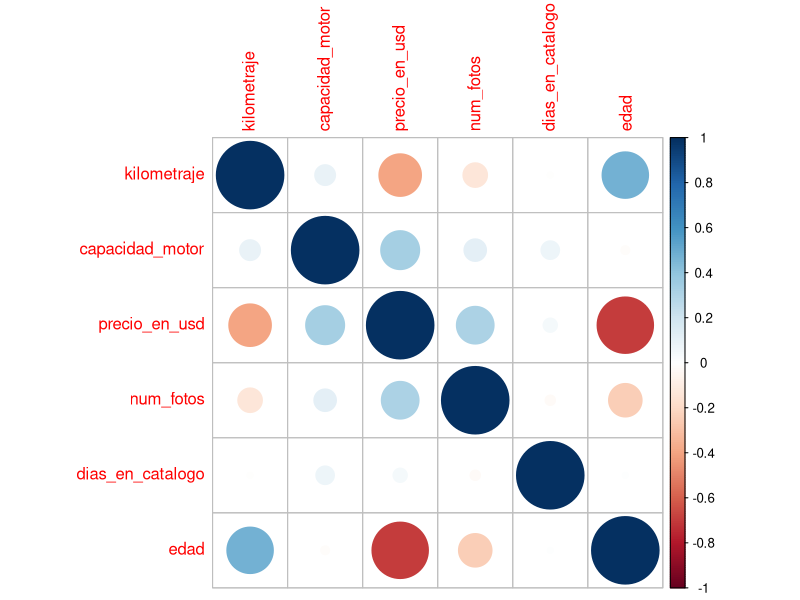
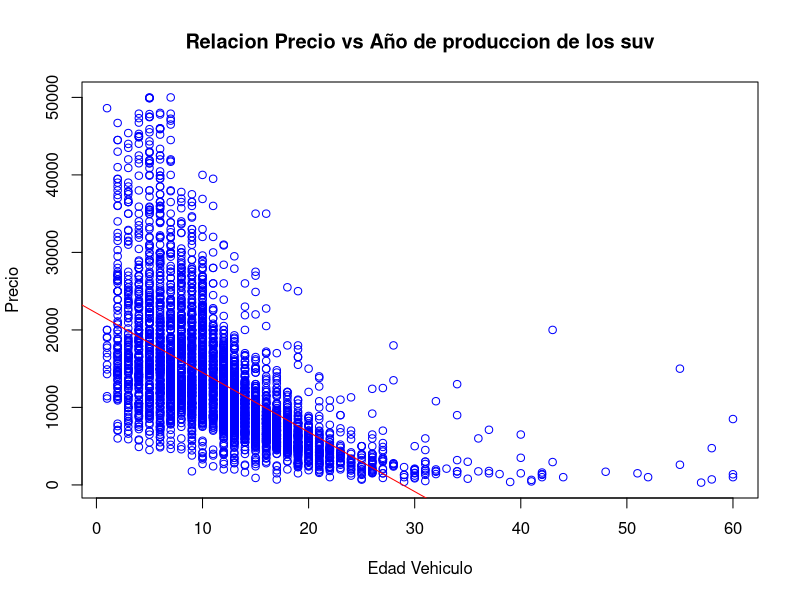
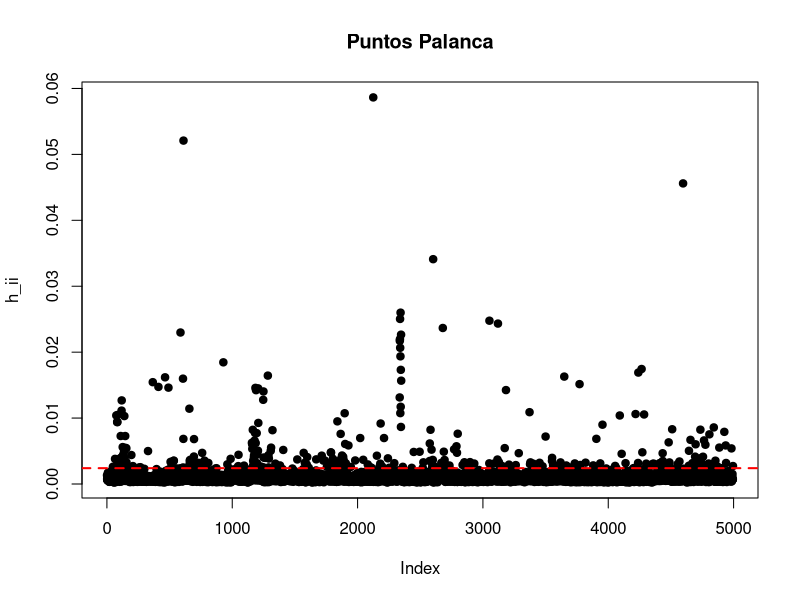
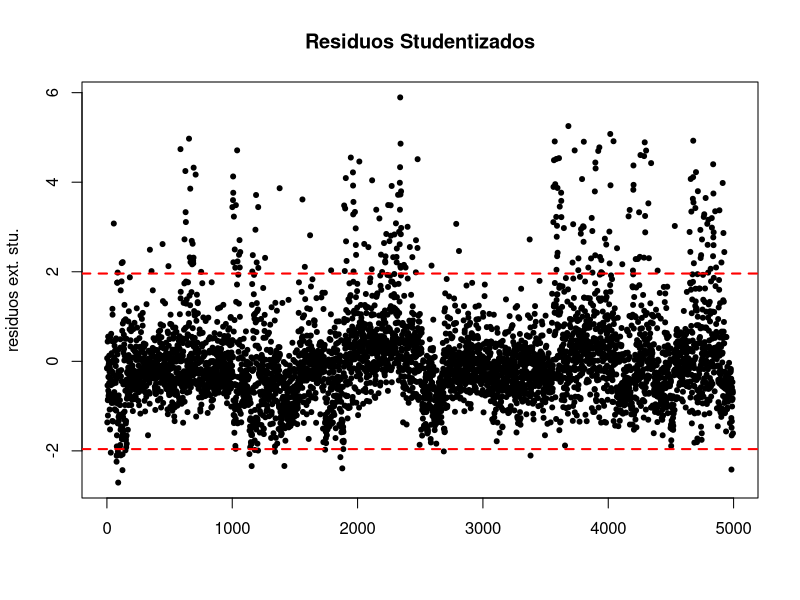
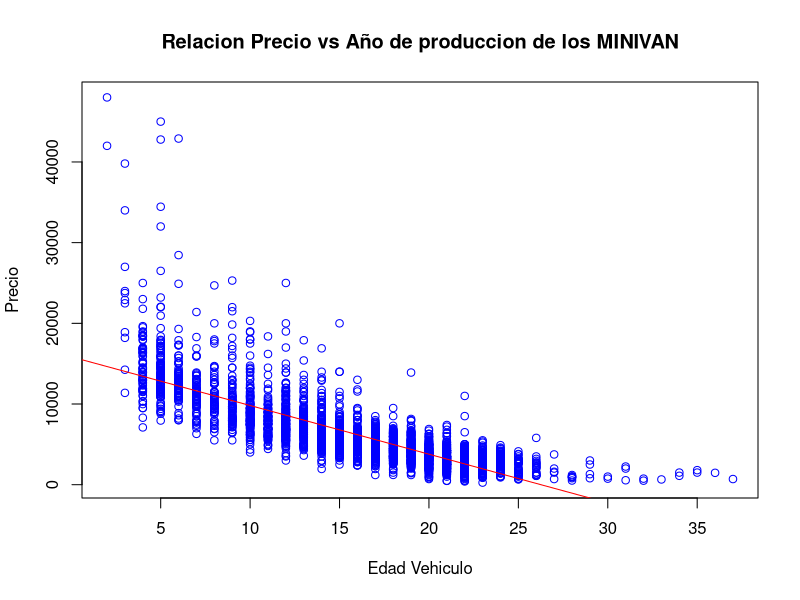
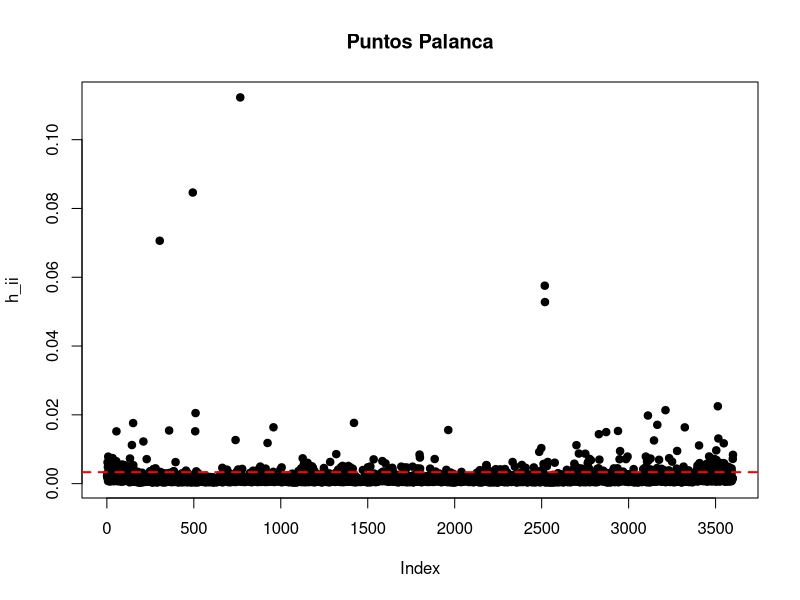
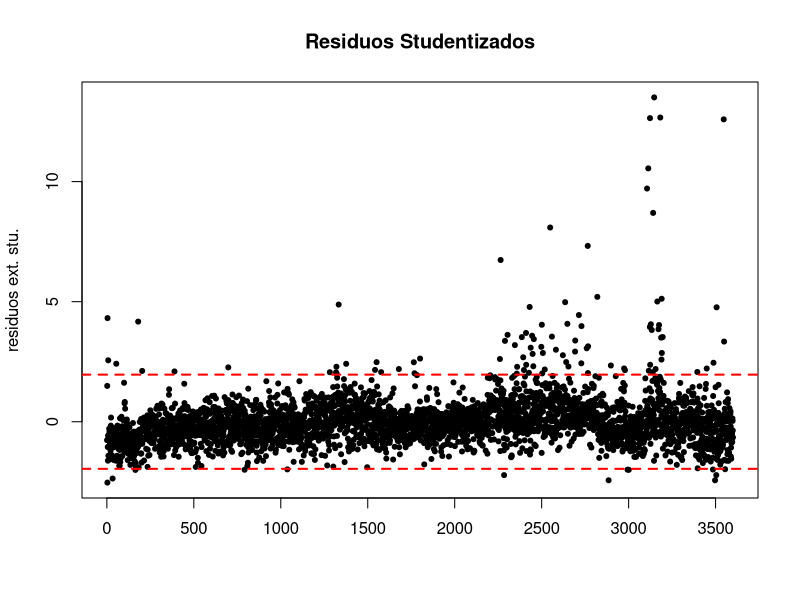
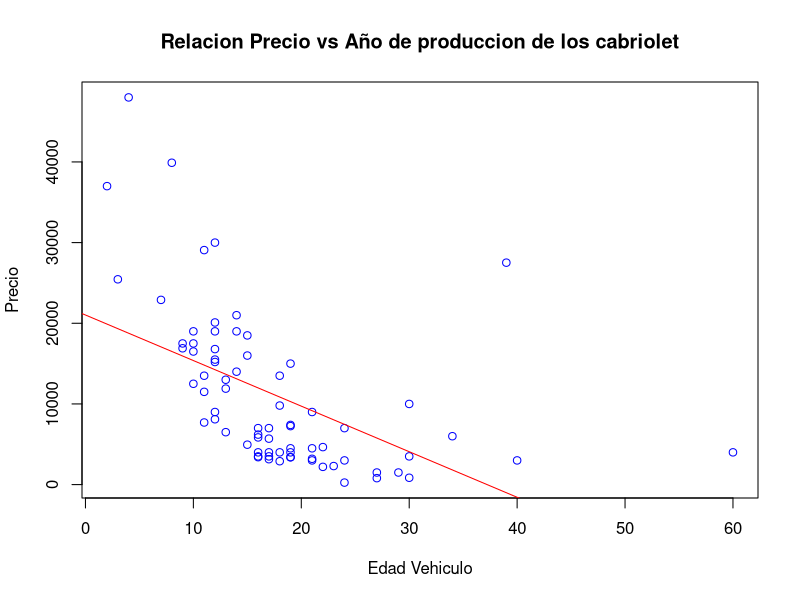

Recreate these plots in R, in order. (Note: this script raises an error after producing the figures.)
library(tseries)
require(GGally)
library(lmtest)
library(dplyr)
require(MASS)
library(tidyr) 
library(readxl)
library(car)
library(dplyr)
require(corrplot)
library(tidyverse)

datos_limpios <- read.csv("datos/datos-limpios.csv")


# Sin quitar outliers ------------------------------------------------------------

# DEFINIMOS PRIMERO
modelo_nulo <- lm(precio_en_usd ~ 1 - marca - modelo - transmision - color - tipo_motor - carroceria - traccion, datos_limpios)
summary(modelo_nulo)

modelo_full <- lm(precio_en_usd ~ . - marca - modelo - transmision - color - tipo_motor - carroceria - traccion, datos_limpios)
summary(modelo_full)

## AIC ---------------

back_aic <- step(modelo_full, direction = "backward", k = 2)
summary(back_aic)

forw_aic <- step(modelo_nulo, scope = formula(modelo_full), direction = "forward", k = 2)
summary(forw_aic)

step_aic <- step(modelo_nulo, scope = formula(modelo_full), direction = "both", k = 2)
summary(step_aic)

## BIC------------

back_bic <- step(modelo_full, direction = "backward", k = log(nrow(datos_limpios)))

forw_bic <- step(modelo_nulo, scope = formula(modelo_full), direction = "forward", k = log(nrow(datos_limpios)))

step_bic <- step(modelo_nulo, scope = formula(modelo_full), direction = "both", k = log(nrow(datos_limpios)))

## MULTICOLINEALIDAD ----------

corrplot(cor(datos_limpios %>% dplyr::select(where(is.numeric))))

# usamos el valor FIV para apreciar si es que existe multicolinealidad

vif(modelo_full)

# notamos que no existe problema de colinealidad ya que todos los valores son inferiores a 10.



# Quitando outliers -------------------------------------------------------

## SUV ----------

base_suv <- datos_limpios %>% filter(carroceria == "suv")
base_suv <- base_suv %>% dplyr::select(-carroceria)

# veamos las correlaciones con esta base mas reducida

correlacion_suv <- cor(base_suv %>% dplyr::select(where(is.numeric)))
correlacion_suv[, 3]

# Vemos que la variable que mejor se correlaciona con nuestra variable de insteres(PRECIO) seria la edad:

modelo_suv <- lm(precio_en_usd ~ edad, data = base_suv)
summary(modelo_suv)
plot(precio_en_usd ~ edad, data = base_suv, col = "blue", main = "Relacion Precio vs Año de produccion de los suv", xlab = "Edad Vehiculo", ylab = "Precio")
abline(modelo_suv, col = "red")

# METODO PARA ENCONTRAR EL MEJOR MODELO

# DEFINIMOS PRIMERO NUESTRO MODELOS NULO Y COMPLETO

modelo_nulo_suv <- lm(precio_en_usd ~ 1 - marca - modelo - transmision - color - tipo_motor - traccion, data = base_suv)

modelo_full_suv <- lm(precio_en_usd ~ . - marca - modelo - transmision - color - tipo_motor - traccion, data = base_suv)

# EMPEZAMOS CON EL METODO STEPWISE CON EL CRITERIO AIC

step_aic_suv <- step(modelo_nulo_suv, scope = formula(modelo_full_suv), direction = "both", k = 2)
summary(modelo_full)
summary(step_aic_suv)

# PUNTOS PALANCA EN NUESTRA BD

X <- model.matrix(modelo_full_suv)
H <- X %*% solve(t(X) %*% X) %*% t(X)
# Los h_ii son los elementos de la diagonal

hii <- diag(H)

# Ahora vemos cuales valores son mayoresa a 2p/n para denominarse puntos palanca

p <- length(modelo_full_suv$coefficients)
n <- length(hii)

# veamos graficamente si existen

plot(hii, pch = 19, xlab = NULL, ylab = "h_ii", main = "Puntos Palanca")
abline(h = 2 * p / n, lwd = 2, lty = 2, col = "red") # notamos varios puntos palancas

# de manera practica

pts_palanca <- which(hii > 2 * p / n)

# Ahora vemos outliers con los residuos studentizados

alpha <- 0.05 # significancia
t_alpha <- qt(1 - alpha / 2, n - p - 1)

# trabajaremos con unicamente los Residuos studentizados externamente
res_ext <- rstudent(step_aic_suv)

# veamos graficamente

plot(res_ext, pch = 20, main = "Residuos Studentizados", xlab = "", ylab = "residuos ext. stu.")
abline(h = c(-t_alpha, t_alpha), lty = 2, lwd = 2, col = "red") # notamos varios puntos fuera de nuestros intervalos

# Identificar los outliers con grandes residuos:

Out <- which(abs(res_ext) > t_alpha)

palanca_outliers <- pts_palanca[pts_palanca %in% Out]
palanca_outliers <- unique(palanca_outliers, incomparables = F)
palanca_outliers

base_suv1 <- base_suv[-palanca_outliers, ]


## MINIVAN -------

base_minivan <- datos_limpios %>% filter(carroceria == "minivan")
base_minivan <- base_minivan %>% dplyr::select(-carroceria)

# veamos las correlaciones con esta base mas reducida

correlacion_minivan <- cor(base_minivan %>% dplyr::select(where(is.numeric)))
correlacion_minivan[, 3]

# Vemos que la variable que mejor se correlaciona con nuestra variable de insteres(PRECIO) seria la edad:


modelo_minivan <- lm(precio_en_usd ~ edad, data = base_minivan)
summary(modelo_minivan)
plot(precio_en_usd ~ edad, data = base_minivan, col = "blue", main = "Relacion Precio vs Año de produccion de los MINIVAN", xlab = "Edad Vehiculo", ylab = "Precio")
abline(modelo_minivan, col = "red")

# METODO PARA ENCONTRAR EL MEJOR MODELO

# DEFINIMOS PRIMERO NUESTRO MODELOS NULO Y COMPLETO

modelo_nulo_minivan <- lm(precio_en_usd ~ 1 - marca - modelo - transmision - color - tipo_motor - traccion, data = base_minivan)

modelo_full_minivan <- lm(precio_en_usd ~ . - marca - modelo - transmision - color - tipo_motor - traccion, data = base_minivan)

# EMPEZAMOS CON EL METODO STEPWISE CON EL CRITERIO AIC

step_aic_minivan <- step(modelo_nulo_minivan, scope = formula(modelo_full_minivan), direction = "both", k = 2)
summary(modelo_minivan)
summary(step_aic_minivan)

# PUNTOS PALANCA EN NUESTRA BD

X <- model.matrix(modelo_full_minivan)
H <- X %*% solve(t(X) %*% X) %*% t(X)
# Los h_ii son los elementos de la diagonal

hii <- diag(H)

# Ahora vemos cuales valores son mayoresa a 2p/n para denominarse puntos palanca

p <- length(modelo_full_minivan$coefficients)
n <- length(hii)

# veamos graficamente si existen

plot(hii, pch = 19, xlab = NULL, ylab = "h_ii", main = "Puntos Palanca")
abline(h = 2 * p / n, lwd = 2, lty = 2, col = "red") # notamos varios puntos palancas

# de manera practica

pts_palanca <- which(hii > 2 * p / n)

# Ahora vemos outliers con los residuos studentizados

alpha <- 0.05 # significancia
t_alpha <- qt(1 - alpha / 2, n - p - 1)

# trabajaremos con unicamente los Residuos studentizados externamente
res_ext <- rstudent(step_aic_minivan)

# veamos graficamente

plot(res_ext, pch = 20, main = "Residuos Studentizados", xlab = "", ylab = "residuos ext. stu.")
abline(h = c(-t_alpha, t_alpha), lty = 2, lwd = 2, col = "red") # notamos varios puntos fuera de nuestros intervalos

# Identificar los outliers con grandes residuos:

Out <- which(abs(res_ext) > t_alpha)

palanca_outliers <- pts_palanca[pts_palanca %in% Out]
palanca_outliers <- unique(palanca_outliers, incomparables = F)
palanca_outliers

base_minivan1 <- base_minivan[-palanca_outliers, ]

## CABRIOLET -----------

base_cabriolet <- datos_limpios %>% filter(carroceria == "cabriolet")
base_cabriolet <- base_cabriolet %>% dplyr::select(-carroceria)

# veamos las correlaciones con esta base mas reducida

correlacion_cabriolet <- cor(base_cabriolet %>% dplyr::select(where(is.numeric)))
correlacion_cabriolet[, 3]

# Vemos que la variable que mejor se correlaciona con nuestra variable de insteres(PRECIO) seria la edad:


modelo_cabriolet <- lm(precio_en_usd ~ edad, data = base_cabriolet)
summary(modelo_cabriolet)
plot(precio_en_usd ~ edad, data = base_cabriolet, col = "blue", main = "Relacion Precio vs Año de produccion de los cabriolet", xlab = "Edad Vehiculo", ylab = "Precio")
abline(modelo_cabriolet, col = "red")

# METODO PARA ENCONTRAR EL MEJOR MODELO

# DEFINIMOS PRIMERO NUESTRO MODELOS NULO Y COMPLETO

modelo_nulo_cabriolet <- lm(precio_en_usd ~ 1 - marca - modelo - transmision - color - tipo_motor - traccion, data = base_cabriolet)

modelo_full_cabriolet <- lm(precio_en_usd ~ . - marca - modelo - transmision - color - tipo_motor - traccion, data = base_cabriolet)

# EMPEZAMOS CON EL METODO STEPWISE CON EL CRITERIO AIC

step_aic_cabriolet <- step(modelo_nulo_cabriolet, scope = formula(modelo_full_cabriolet), direction = "both", k = 2)
summary(modelo_full)
summary(step_aic_cabriolet)

# PUNTOS PALANCA EN NUESTRA BD

X <- model.matrix(modelo_full_cabriolet)
H <- X %*% solve(t(X) %*% X) %*% t(X)
# Los h_ii son los elementos de la diagonal

hii <- diag(H)

# Ahora vemos cuales valores son mayoresa a 2p/n para denominarse puntos palanca

p <- length(modelo_full_cabriolet$coefficients)
n <- length(hii)

# veamos graficamente si existen

plot(hii, pch = 19, xlab = NULL, ylab = "h_ii", main = "Puntos Palanca")
abline(h = 2 * p / n, lwd = 2, lty = 2, col = "red") # notamos varios puntos palancas

# de manera practica

pts_palanca <- which(hii > 2 * p / n)

# Ahora vemos outliers con los residuos studentizados

alpha <- 0.05 # significancia
t_alpha <- qt(1 - alpha / 2, n - p - 1)

# trabajaremos con unicamente los Residuos studentizados externamente
res_ext <- rstudent(step_aic_cabriolet)

# veamos graficamente

plot(res_ext, pch = 20, main = "Residuos Studentizados", xlab = "", ylab = "residuos ext. stu.")
abline(h = c(-t_alpha, t_alpha), lty = 2, lwd = 2, col = "red") # notamos varios puntos fuera de nuestros intervalos

# Identificar los outliers con grandes residuos:

Out <- which(abs(res_ext) > t_alpha)

palanca_outliers <- pts_palanca[pts_palanca %in% Out]
palanca_outliers <- unique(palanca_outliers, incomparables = F)
palanca_outliers

base_cabriolet1 <- base_cabriolet[-palanca_outliers, ]


## COUPE ------------

base_coupe <- datos_limpios %>% filter(carroceria == "coupe")
base_coupe <- base_coupe %>% dplyr::select(-carroceria)

# veamos las correlaciones con esta base mas reducida

correlacion_coupe <- cor(base_coupe %>% dplyr::select(where(is.numeric)))
correlacion_coupe[, 3]

# Vemos que la variable que mejor se correlaciona con nuestra variable de insteres(PRECIO) seria la edad:


modelo_coupe <- lm(precio_en_usd ~ edad, data = base_coupe)
summary(modelo_coupe)
plot(precio_en_usd ~ edad, data = base_coupe, col = "blue", main = "Relacion Precio vs Año de produccion de los coupe", xlab = "Edad Vehiculo", ylab = "Precio")
abline(modelo_coupe, col = "red")

# METODO PARA ENCONTRAR EL MEJOR MODELO

# DEFINIMOS PRIMERO NUESTRO MODELOS NULO Y COMPLETO

modelo_nulo_coupe <- lm(precio_en_usd ~ 1 - marca - modelo - transmision - color - tipo_motor - traccion, data = base_coupe)

modelo_full_coupe <- lm(precio_en_usd ~ . - marca - modelo - transmision - color - tipo_motor - traccion, data = base_coupe)

# EMPEZAMOS CON EL METODO STEPWISE CON EL CRITERIO AIC

step_aic_coupe <- step(modelo_nulo_coupe, scope = formula(modelo_full_coupe), direction = "both", k = 2)
summary(modelo_full)
summary(step_aic_coupe)

# PUNTOS PALANCA EN NUESTRA BD

X <- model.matrix(modelo_full_coupe)
H <- X %*% solve(t(X) %*% X) %*% t(X)
# Los h_ii son los elementos de la diagonal

hii <- diag(H)

# Ahora vemos cuales valores son mayoresa a 2p/n para denominarse puntos palanca

p <- length(modelo_full_coupe$coefficients)
n <- length(hii)

# veamos graficamente si existen

plot(hii, pch = 19, xlab = NULL, ylab = "h_ii", main = "Puntos Palanca")
abline(h = 2 * p / n, lwd = 2, lty = 2, col = "red") # notamos varios puntos palancas

# de manera practica

pts_palanca <- which(hii > 2 * p / n)

# Ahora vemos outliers con los residuos studentizados

alpha <- 0.05 # significancia
t_alpha <- qt(1 - alpha / 2, n - p - 1)

# trabajaremos con unicamente los Residuos studentizados externamente
res_ext <- rstudent(step_aic_coupe)

# veamos graficamente

plot(res_ext, pch = 20, main = "Residuos Studentizados", xlab = "", ylab = "residuos ext. stu.")
abline(h = c(-t_alpha, t_alpha), lty = 2, lwd = 2, col = "red") # notamos varios puntos fuera de nuestros intervalos

# Identificar los outliers con grandes residuos:

Out <- which(abs(res_ext) > t_alpha)

palanca_outliers <- pts_palanca[pts_palanca %in% Out]
palanca_outliers <- unique(palanca_outliers, incomparables = F)
palanca_outliers

base_coupe1 <- base_coupe[-palanca_outliers, ]




## hatchback -----------

base_hatchback <- datos_limpios %>% filter(carroceria == "hatchback")
base_hatchback <- base_hatchback %>% dplyr::select(-carroceria)

# veamos las correlaciones con esta base mas reducida

correlacion_hatchback <- cor(base_hatchback %>% dplyr::select(where(is.numeric)))
correlacion_hatchback[, 3]

# Vemos que la variable que mejor se correlaciona con nuestra variable de insteres(PRECIO) seria la edad:


modelo_hatchback <- lm(precio_en_usd ~ edad, data = base_hatchback)
summary(modelo_hatchback)
plot(precio_en_usd ~ edad, data = base_hatchback, col = "blue", main = "Relacion Precio vs Año de produccion de los hatchback", xlab = "Edad Vehiculo", ylab = "Precio")
abline(modelo_hatchback, col = "red")

# METODO PARA ENCONTRAR EL MEJOR MODELO

# DEFINIMOS PRIMERO NUESTRO MODELOS NULO Y COMPLETO

modelo_nulo_hatchback <- lm(precio_en_usd ~ 1 - marca - modelo - transmision - color - tipo_motor - traccion, data = base_hatchback)

modelo_full_hatchback <- lm(precio_en_usd ~ . - marca - modelo - transmision - color - tipo_motor - traccion, data = base_hatchback)

# EMPEZAMOS CON EL METODO STEPWISE CON EL CRITERIO AIC

step_aic_hatchback <- step(modelo_nulo_hatchback, scope = formula(modelo_full_hatchback), direction = "both", k = 2)
summary(modelo_full)
summary(step_aic_hatchback)

# PUNTOS PALANCA EN NUESTRA BD

X <- model.matrix(modelo_full_hatchback)
H <- X %*% solve(t(X) %*% X) %*% t(X)
# Los h_ii son los elementos de la diagonal

hii <- diag(H)

# Ahora vemos cuales valores son mayoresa a 2p/n para denominarse puntos palanca

p <- length(modelo_full_hatchback$coefficients)
n <- length(hii)

# veamos graficamente si existen

plot(hii, pch = 19, xlab = NULL, ylab = "h_ii", main = "Puntos Palanca")
abline(h = 2 * p / n, lwd = 2, lty = 2, col = "red") # notamos varios puntos palancas

# de manera practica

pts_palanca <- which(hii > 2 * p / n)

# Ahora vemos outliers con los residuos studentizados

alpha <- 0.05 # significancia
t_alpha <- qt(1 - alpha / 2, n - p - 1)

# trabajaremos con unicamente los Residuos studentizados externamente
res_ext <- rstudent(step_aic_hatchback)

# veamos graficamente

plot(res_ext, pch = 20, main = "Residuos Studentizados", xlab = "", ylab = "residuos ext. stu.")
abline(h = c(-t_alpha, t_alpha), lty = 2, lwd = 2, col = "red") # notamos varios puntos fuera de nuestros intervalos

# Identificar los outliers con grandes residuos:

Out <- which(abs(res_ext) > t_alpha)

palanca_outliers <- pts_palanca[pts_palanca %in% Out]
palanca_outliers <- unique(palanca_outliers, incomparables = F)
palanca_outliers

base_hatchback1 <- base_hatchback[-palanca_outliers, ]

## MINIBUS ------------------

base_minibus <- datos_limpios %>% filter(carroceria == "minibus")
base_minibus <- base_minibus %>% dplyr::select(-carroceria)

# veamos las correlaciones con esta base mas reducida

correlacion_minibus <- cor(base_minibus %>% dplyr::select(where(is.numeric)))
correlacion_minibus[, 3]

# Vemos que la variable que mejor se correlaciona con nuestra variable de insteres(PRECIO) seria la edad:


modelo_minibus <- lm(precio_en_usd ~ edad, data = base_minibus)
summary(modelo_minibus)
plot(precio_en_usd ~ edad, data = base_minibus, col = "blue", main = "Relacion Precio vs Año de produccion de los minibus", xlab = "Edad Vehiculo", ylab = "Precio")
abline(modelo_minibus, col = "red")

# METODO PARA ENCONTRAR EL MEJOR MODELO

# DEFINIMOS PRIMERO NUESTRO MODELOS NULO Y COMPLETO

modelo_nulo_minibus <- lm(precio_en_usd ~ 1 - marca - modelo - transmision - color - tipo_motor - traccion, data = base_minibus)

modelo_full_minibus <- lm(precio_en_usd ~ . - marca - modelo - transmision - color - tipo_motor - traccion, data = base_minibus)

# EMPEZAMOS CON EL METODO STEPWISE CON EL CRITERIO AIC

step_aic_minibus <- step(modelo_nulo_minibus, scope = formula(modelo_full_minibus), direction = "both", k = 2)
summary(modelo_full)
summary(step_aic_minibus)

# PUNTOS PALANCA EN NUESTRA BD

X <- model.matrix(modelo_full_minibus)
H <- X %*% solve(t(X) %*% X) %*% t(X)
# Los h_ii son los elementos de la diagonal

hii <- diag(H)

# Ahora vemos cuales valores son mayoresa a 2p/n para denominarse puntos palanca

p <- length(modelo_full_minibus$coefficients)
n <- length(hii)

# veamos graficamente si existen

plot(hii, pch = 19, xlab = NULL, ylab = "h_ii", main = "Puntos Palanca")
abline(h = 2 * p / n, lwd = 2, lty = 2, col = "red") # notamos varios puntos palancas

# de manera practica

pts_palanca <- which(hii > 2 * p / n)

# Ahora vemos outliers con los residuos studentizados

alpha <- 0.05 # significancia
t_alpha <- qt(1 - alpha / 2, n - p - 1)

# trabajaremos con unicamente los Residuos studentizados externamente
res_ext <- rstudent(step_aic_minibus)

# veamos graficamente

plot(res_ext, pch = 20, main = "Residuos Studentizados", xlab = "", ylab = "residuos ext. stu.")
abline(h = c(-t_alpha, t_alpha), lty = 2, lwd = 2, col = "red") # notamos varios puntos fuera de nuestros intervalos

# Identificar los outliers con grandes residuos:

Out <- which(abs(res_ext) > t_alpha)

palanca_outliers <- pts_palanca[pts_palanca %in% Out]
palanca_outliers <- unique(palanca_outliers, incomparables = F)
palanca_outliers

base_minibus1 <- base_minibus[-palanca_outliers, ]

## MINIVAN --------------------

base_minivan <- datos_limpios %>% filter(carroceria == "minivan")
base_minivan <- base_minivan %>% dplyr::select(-carroceria)

# veamos las correlaciones con esta base mas reducida

correlacion_minivan <- cor(base_minivan %>% dplyr::select(where(is.numeric)))
correlacion_minivan[, 3]

# Vemos que la variable que mejor se correlaciona con nuestra variable de insteres(PRECIO) seria la edad:


modelo_minivan <- lm(precio_en_usd ~ edad, data = base_minivan)
summary(modelo_minivan)
plot(precio_en_usd ~ edad, data = base_minivan, col = "blue", main = "Relacion Precio vs Año de produccion de los minivan", xlab = "Edad Vehiculo", ylab = "Precio")
abline(modelo_minivan, col = "red")

# METODO PARA ENCONTRAR EL MEJOR MODELO

# DEFINIMOS PRIMERO NUESTRO MODELOS NULO Y COMPLETO

modelo_nulo_minivan <- lm(precio_en_usd ~ 1 - marca - modelo - transmision - color - tipo_motor - traccion, data = base_minivan)

modelo_full_minivan <- lm(precio_en_usd ~ . - marca - modelo - transmision - color - tipo_motor - traccion, data = base_minivan)

# EMPEZAMOS CON EL METODO STEPWISE CON EL CRITERIO AIC

step_aic_minivan <- step(modelo_nulo_minivan, scope = formula(modelo_full_minivan), direction = "both", k = 2)
summary(modelo_full)
summary(step_aic_minivan)

# PUNTOS PALANCA EN NUESTRA BD

X <- model.matrix(modelo_full_minivan)
H <- X %*% solve(t(X) %*% X) %*% t(X)
# Los h_ii son los elementos de la diagonal

hii <- diag(H)

# Ahora vemos cuales valores son mayoresa a 2p/n para denominarse puntos palanca

p <- length(modelo_full_minivan$coefficients)
n <- length(hii)

# veamos graficamente si existen

plot(hii, pch = 19, xlab = NULL, ylab = "h_ii", main = "Puntos Palanca")
abline(h = 2 * p / n, lwd = 2, lty = 2, col = "red") # notamos varios puntos palancas

# de manera practica

pts_palanca <- which(hii > 2 * p / n)

# Ahora vemos outliers con los residuos studentizados

alpha <- 0.05 # significancia
t_alpha <- qt(1 - alpha / 2, n - p - 1)

# trabajaremos con unicamente los Residuos studentizados externamente
res_ext <- rstudent(step_aic_minivan)

# veamos graficamente

plot(res_ext, pch = 20, main = "Residuos Studentizados", xlab = "", ylab = "residuos ext. stu.")
abline(h = c(-t_alpha, t_alpha), lty = 2, lwd = 2, col = "red") # notamos varios puntos fuera de nuestros intervalos

# Identificar los outliers con grandes residuos:

Out <- which(abs(res_ext) > t_alpha)

palanca_outliers <- pts_palanca[pts_palanca %in% Out]
palanca_outliers <- unique(palanca_outliers, incomparables = F)
palanca_outliers

base_minivan1 <- base_minivan[-palanca_outliers, ]

## PICKUP ---------------------

base_pickup <- datos_limpios %>% filter(carroceria == "pickup")
base_pickup <- base_pickup %>% dplyr::select(-carroceria)

# veamos las correlaciones con esta base mas reducida

correlacion_pickup <- cor(base_pickup %>% dplyr::select(where(is.numeric)))
correlacion_pickup[, 3]

# Vemos que la variable que mejor se correlaciona con nuestra variable de insteres(PRECIO) seria la edad:


modelo_pickup <- lm(precio_en_usd ~ edad, data = base_pickup)
summary(modelo_pickup)
plot(precio_en_usd ~ edad, data = base_pickup, col = "blue", main = "Relacion Precio vs Año de produccion de los pickup", xlab = "Edad Vehiculo", ylab = "Precio")
abline(modelo_pickup, col = "red")

# METODO PARA ENCONTRAR EL MEJOR MODELO

# DEFINIMOS PRIMERO NUESTRO MODELOS NULO Y COMPLETO

modelo_nulo_pickup <- lm(precio_en_usd ~ 1 - marca - modelo - transmision - color - tipo_motor - traccion, data = base_pickup)

modelo_full_pickup <- lm(precio_en_usd ~ . - marca - modelo - transmision - color - tipo_motor - traccion, data = base_pickup)

# EMPEZAMOS CON EL METODO STEPWISE CON EL CRITERIO AIC

step_aic_pickup <- step(modelo_nulo_pickup, scope = formula(modelo_full_pickup), direction = "both", k = 2)
summary(modelo_full)
summary(step_aic_pickup)

# PUNTOS PALANCA EN NUESTRA BD

X <- model.matrix(modelo_full_pickup)
H <- X %*% solve(t(X) %*% X) %*% t(X)
# Los h_ii son los elementos de la diagonal

hii <- diag(H)

# Ahora vemos cuales valores son mayoresa a 2p/n para denominarse puntos palanca

p <- length(modelo_full_pickup$coefficients)
n <- length(hii)

# veamos graficamente si existen

plot(hii, pch = 19, xlab = NULL, ylab = "h_ii", main = "Puntos Palanca")
abline(h = 2 * p / n, lwd = 2, lty = 2, col = "red") # notamos varios puntos palancas

# de manera practica

pts_palanca <- which(hii > 2 * p / n)

# Ahora vemos outliers con los residuos studentizados

alpha <- 0.05 # significancia
t_alpha <- qt(1 - alpha / 2, n - p - 1)

# trabajaremos con unicamente los Residuos studentizados externamente
res_ext <- rstudent(step_aic_pickup)

# veamos graficamente

plot(res_ext, pch = 20, main = "Residuos Studentizados", xlab = "", ylab = "residuos ext. stu.")
abline(h = c(-t_alpha, t_alpha), lty = 2, lwd = 2, col = "red") # notamos varios puntos fuera de nuestros intervalos

# Identificar los outliers con grandes residuos:

Out <- which(abs(res_ext) > t_alpha)

palanca_outliers <- pts_palanca[pts_palanca %in% Out]
palanca_outliers <- unique(palanca_outliers, incomparables = F)
palanca_outliers

base_pickup1 <- base_pickup[-palanca_outliers, ]


## SEDAN ------------------

base_sedan <- datos_limpios %>% filter(carroceria == "sedan")
base_sedan <- base_sedan %>% dplyr::select(-carroceria)

# veamos las correlaciones con esta base mas reducida

correlacion_sedan <- cor(base_sedan %>% dplyr::select(where(is.numeric)))
correlacion_sedan[, 3]

# Vemos que la variable que mejor se correlaciona con nuestra variable de insteres(PRECIO) seria la edad:

modelo_sedan <- lm(precio_en_usd ~ edad, data = base_sedan)
summary(modelo_sedan)
plot(precio_en_usd ~ edad, data = base_sedan, col = "blue", main = "Relacion Precio vs Año de produccion de los sedan", xlab = "Edad Vehiculo", ylab = "Precio")
abline(modelo_sedan, col = "red")

# METODO PARA ENCONTRAR EL MEJOR MODELO

# DEFINIMOS PRIMERO NUESTRO MODELOS NULO Y COMPLETO

modelo_nulo_sedan <- lm(precio_en_usd ~ 1 - marca - modelo - transmision - color - tipo_motor - traccion, data = base_sedan)

modelo_full_sedan <- lm(precio_en_usd ~ . - marca - modelo - transmision - color - tipo_motor - traccion, data = base_sedan)

# EMPEZAMOS CON EL METODO STEPWISE CON EL CRITERIO AIC

step_aic_sedan <- step(modelo_nulo_sedan, scope = formula(modelo_full_sedan), direction = "both", k = 2)
summary(modelo_full)
summary(step_aic_sedan)

# PUNTOS PALANCA EN NUESTRA BD

X <- model.matrix(modelo_full_sedan)
H <- X %*% solve(t(X) %*% X) %*% t(X)
# Los h_ii son los elementos de la diagonal

hii <- diag(H)

# Ahora vemos cuales valores son mayoresa a 2p/n para denominarse puntos palanca

p <- length(modelo_full_sedan$coefficients)
n <- length(hii)

# veamos graficamente si existen

plot(hii, pch = 19, xlab = NULL, ylab = "h_ii", main = "Puntos Palanca")
abline(h = 2 * p / n, lwd = 2, lty = 2, col = "red") # notamos varios puntos palancas

# de manera practica

pts_palanca <- which(hii > 2 * p / n)

# Ahora vemos outliers con los residuos studentizados

alpha <- 0.05 # significancia
t_alpha <- qt(1 - alpha / 2, n - p - 1)

# trabajaremos con unicamente los Residuos studentizados externamente
res_ext <- rstudent(step_aic_sedan)

# veamos graficamente

plot(res_ext, pch = 20, main = "Residuos Studentizados", xlab = "", ylab = "residuos ext. stu.")
abline(h = c(-t_alpha, t_alpha), lty = 2, lwd = 2, col = "red") # notamos varios puntos fuera de nuestros intervalos

# Identificar los outliers con grandes residuos:

Out <- which(abs(res_ext) > t_alpha)

palanca_outliers <- pts_palanca[pts_palanca %in% Out]
palanca_outliers <- unique(palanca_outliers, incomparables = F)
palanca_outliers

base_sedan1 <- base_sedan[-palanca_outliers, ]

## UNIVERSAL -------------

base_universal <- datos_limpios %>% filter(carroceria == "universal")
base_universal <- base_universal %>% dplyr::select(-carroceria)

# veamos las correlaciones con esta base mas reducida

correlacion_universal <- cor(base_universal %>% dplyr::select(where(is.numeric)))
correlacion_universal[, 3]

# Vemos que la variable que mejor se correlaciona con nuestra variable de insteres(PRECIO) seria la edad:


modelo_universal <- lm(precio_en_usd ~ edad, data = base_universal)
summary(modelo_universal)
plot(precio_en_usd ~ edad, data = base_universal, col = "blue", main = "Relacion Precio vs Año de produccion de los universal", xlab = "Edad Vehiculo", ylab = "Precio")
abline(modelo_universal, col = "red")

# METODO PARA ENCONTRAR EL MEJOR MODELO

# DEFINIMOS PRIMERO NUESTRO MODELOS NULO Y COMPLETO

modelo_nulo_universal <- lm(precio_en_usd ~ 1 - marca - modelo - transmision - color - tipo_motor - traccion, data = base_universal)

modelo_full_universal <- lm(precio_en_usd ~ . - marca - modelo - transmision - color - tipo_motor - traccion, data = base_universal)

# EMPEZAMOS CON EL METODO STEPWISE CON EL CRITERIO AIC

step_aic_universal <- step(modelo_nulo_universal, scope = formula(modelo_full_universal), direction = "both", k = 2)
summary(modelo_full)
summary(step_aic_universal)

# PUNTOS PALANCA EN NUESTRA BD

X <- model.matrix(modelo_full_universal)
H <- X %*% solve(t(X) %*% X) %*% t(X)
# Los h_ii son los elementos de la diagonal

hii <- diag(H)

# Ahora vemos cuales valores son mayoresa a 2p/n para denominarse puntos palanca

p <- length(modelo_full_universal$coefficients)
n <- length(hii)

# veamos graficamente si existen

plot(hii, pch = 19, xlab = NULL, ylab = "h_ii", main = "Puntos Palanca")
abline(h = 2 * p / n, lwd = 2, lty = 2, col = "red") # notamos varios puntos palancas

# de manera practica

pts_palanca <- which(hii > 2 * p / n)

# Ahora vemos outliers con los residuos studentizados

alpha <- 0.05 # significancia
t_alpha <- qt(1 - alpha / 2, n - p - 1)

# trabajaremos con unicamente los Residuos studentizados externamente
res_ext <- rstudent(step_aic_universal)

# veamos graficamente

plot(res_ext, pch = 20, main = "Residuos Studentizados", xlab = "", ylab = "residuos ext. stu.")
abline(h = c(-t_alpha, t_alpha), lty = 2, lwd = 2, col = "red") # notamos varios puntos fuera de nuestros intervalos

# Identificar los outliers con grandes residuos:

Out <- which(abs(res_ext) > t_alpha)

palanca_outliers <- pts_palanca[pts_palanca %in% Out]
palanca_outliers <- unique(palanca_outliers, incomparables = F)
palanca_outliers

base_universal1 <- base_universal[-palanca_outliers, ]


## VAN --------------

base_van <- datos_limpios %>% filter(carroceria == "van")
base_van <- base_van %>% dplyr::select(-carroceria)

# veamos las correlaciones con esta base mas reducida

correlacion_van <- cor(base_van %>% dplyr::select(where(is.numeric)))
correlacion_van[, 3]

# Vemos que la variable que mejor se correlaciona con nuestra variable de insteres(PRECIO) seria la edad:


modelo_van <- lm(precio_en_usd ~ edad, data = base_van)
summary(modelo_van)
plot(precio_en_usd ~ edad, data = base_van, col = "blue", main = "Relacion Precio vs Año de produccion de los van", xlab = "Edad Vehiculo", ylab = "Precio")
abline(modelo_van, col = "red")

# METODO PARA ENCONTRAR EL MEJOR MODELO

# DEFINIMOS PRIMERO NUESTRO MODELOS NULO Y COMPLETO

modelo_nulo_van <- lm(precio_en_usd ~ 1 - marca - modelo - transmision - color - tipo_motor - traccion, data = base_van)

modelo_full_van <- lm(precio_en_usd ~ . - marca - modelo - transmision - color - tipo_motor - traccion, data = base_van)

# EMPEZAMOS CON EL METODO STEPWISE CON EL CRITERIO AIC

step_aic_van <- step(modelo_nulo_van, scope = formula(modelo_full_van), direction = "both", k = 2)
summary(modelo_full)
summary(step_aic_van)

# PUNTOS PALANCA EN NUESTRA BD

X <- model.matrix(modelo_full_van)
H <- X %*% solve(t(X) %*% X) %*% t(X)
# Los h_ii son los elementos de la diagonal

hii <- diag(H)

# Ahora vemos cuales valores son mayoresa a 2p/n para denominarse puntos palanca

p <- length(modelo_full_van$coefficients)
n <- length(hii)

# veamos graficamente si existen

plot(hii, pch = 19, xlab = NULL, ylab = "h_ii", main = "Puntos Palanca")
abline(h = 2 * p / n, lwd = 2, lty = 2, col = "red") # notamos varios puntos palancas

# de manera practica

pts_palanca <- which(hii > 2 * p / n)

# Ahora vemos outliers con los residuos studentizados

alpha <- 0.05 # significancia
t_alpha <- qt(1 - alpha / 2, n - p - 1)

# trabajaremos con unicamente los Residuos studentizados externamente
res_ext <- rstudent(step_aic_van)

# veamos graficamente

plot(res_ext, pch = 20, main = "Residuos Studentizados", xlab = "", ylab = "residuos ext. stu.")
abline(h = c(-t_alpha, t_alpha), lty = 2, lwd = 2, col = "red") # notamos varios puntos fuera de nuestros intervalos

# Identificar los outliers con grandes residuos:

Out <- which(abs(res_ext) > t_alpha)

palanca_outliers <- pts_palanca[pts_palanca %in% Out]
palanca_outliers <- unique(palanca_outliers, incomparables = F)
palanca_outliers

base_van1 <- base_van[-palanca_outliers, ]



# Agrupar base de datos ---------------------------------------------------

base_final <- c()
base_final <- rbind(base_cabriolet1, base_coupe1, base_hatchback1, base_minibus1, base_minivan1, base_pickup1, base_van1, base_universal1, base_sedan1, base_suv1)

write_csv(base_final, "datos/datos-sin-outliers.csv")

# METODO STEPWISE PARA EL MODELO FINAL ------------------------------------

# DEFINIMOS PRIMERO NUESTRO MODELOS NULO Y COMPLETO

modelo_nulo_final <- lm(precio_en_usd ~ 1 - marca - modelo - transmision - color - tipo_motor - traccion, data = base_final)

modelo_full_final <- lm(precio_en_usd ~ . - marca - modelo - transmision - color - tipo_motor - traccion, data = base_final)

# EMPEZAMOS CON EL METODO STEPWISE CON EL CRITERIO AIC

step_aic_final <- step(modelo_nulo_final, scope = formula(modelo_full_final), direction = "both", k = 2)

summary(step_aic)
summary(step_aic_final)
